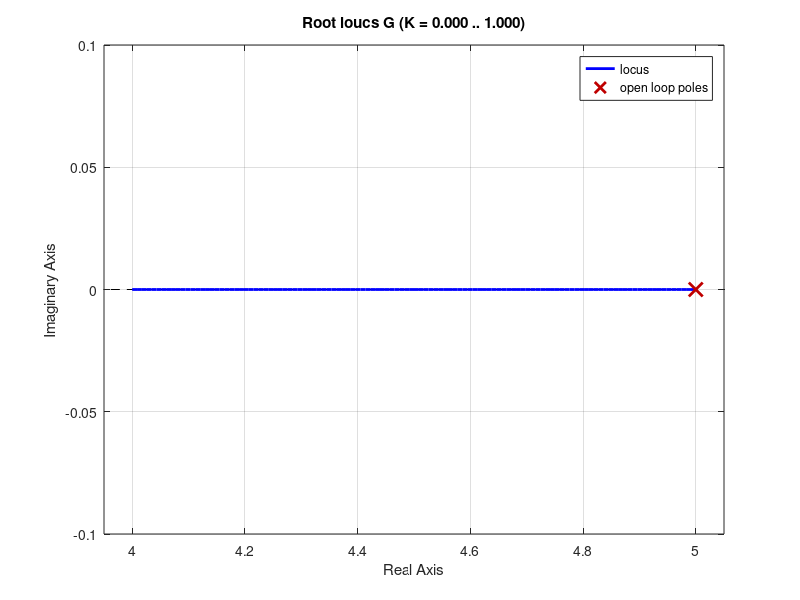

Write the MATLAB code that produced this figure. (Note: this script raises an error after producing the figure.)
%____________________________________________________________
%                   Author: Christie Condron 
%                      Controller Design 
%_____________________________________________________________

prompt_poles = 'Where are the poles located for the plant? ';

poles = input(prompt_poles);
G = zpk([],poles,1)

%{
   for i = 1:numel(poles)
    if poles[i] > 0 
    elseif poles[i] = 0
    else
    end
end
%}

%rlocus(G)
prompt_OS = 'What is the desired percent overshoot? ';
OS = input(prompt_OS)
prompt_Ts = 'What is the desired settling time (in seconds)? ';
Ts = input(prompt_Ts)

% calculating system parameters
zeta = -log(OS/100)/sqrt(pi^2+log(OS/100)^2);
wn = 4/(zeta*Ts);

rlocus(G)
sgrid(zeta,0)
[K,p] = rlocfind(G)
G_cl = feedback(K*G,1)
step(G_cl)

